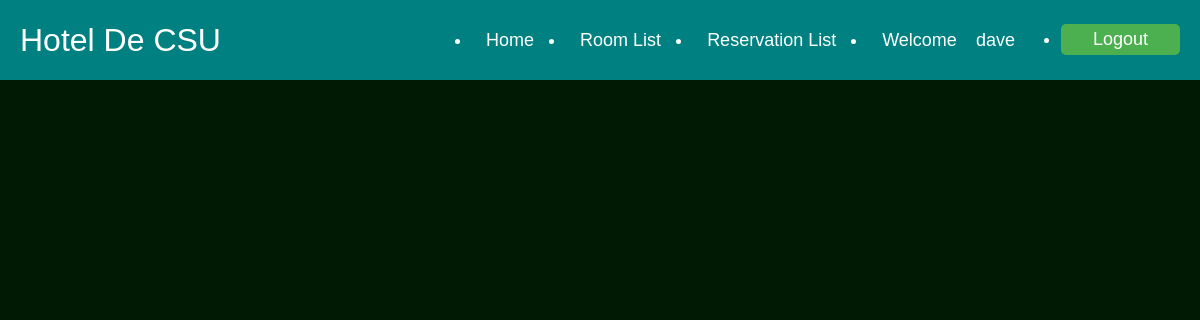
/reservation_list/ (signed in), run on an earlier commit of the app's database.
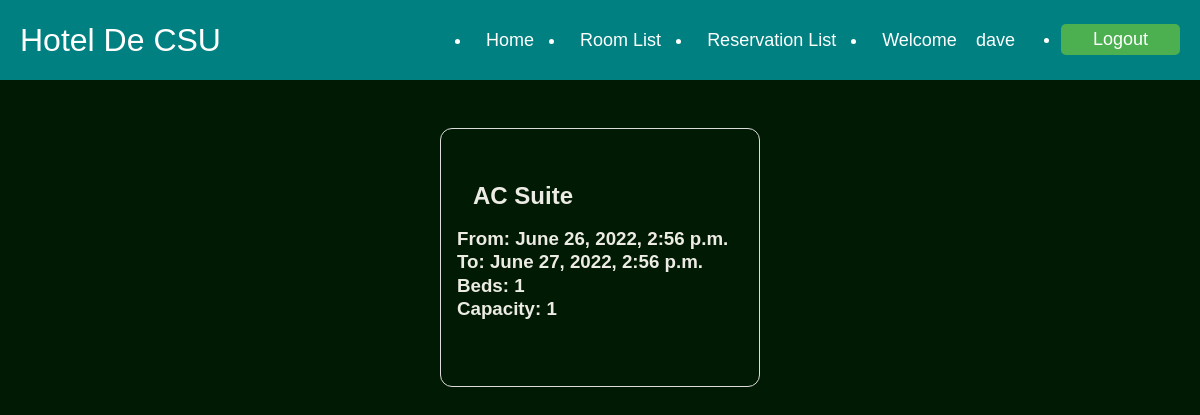
And on a later commit of the database.
### hotel/models.py (models this page shows, shortened)
class Reservation(models.Model):
    user = models.ForeignKey(settings.AUTH_USER_MODEL, on_delete=models.CASCADE)
    room = models.ForeignKey(Room, on_delete=models.CASCADE)
    check_in = models.DateTimeField()
    check_out = models.DateTimeField()
    def get_room_category(self):
        room_categories = dict(self.room.ROOM_CATEGORIES)
        room_category = room_categories.get(self.room.category)
        return room_category
    def get_cancel_reservation_url(self):
        return reverse_lazy('hotelViews:CancelReservationView', args=[self.pk, ])

class Room(models.Model):
    ROOM_CATEGORIES=(
        ('YAC', 'AC'),
        ('NAC', 'NON-AC'),
        ('DEL', 'DELUXE'),
        ('KIN', 'KING'),
        ('QUE', 'QUEEN'),
    )
    number = models.IntegerField()
    category = models.CharField(max_length=3, choices=ROOM_CATEGORIES)
    beds = models.IntegerField()
    capacity = models.IntegerField()

### hotelViews/views.py (the view)
# urls.py: path('reservation_list/', ReservationList.as_view(), name='ReservationList'),
class ReservationList(ListView):
    model = Reservation
    def get_queryset(self, *args, **kwargs):
        if self.request.user.is_staff:
            reservation_list = Reservation.objects.all()
            return reservation_list
        else:
            reservation_list = Reservation.objects.filter(user=self.request.user)
            return reservation_list

### hotelViews/templates/hotel/reservation_list.html (shortened to what this page needs)
{% load static %}
<!DOCTYPE html>
<html lang="en">
<head>
    <link rel="stylesheet" href="{% static 'hotel/css/reservation_list_view.css' %}">
    <nav class="navbar">
      <div class="logo">Hotel De CSU</div>
        <div class="nav-links" id="navLinks">
            <ul>
            <div class="menu">
            <li class="abc">
              <a href="{% url 'home' %}">Home</a>
            </li>
              <li class="abc"><a href="{% url 'hotelViews:RoomListView' %}">Room List</a></li>
              {% if user.is_authenticated %}
                <li class="abc">
                  <a href="{% url 'hotelViews:ReservationList' %}">Reservation List</a>
                </li>
                <li class="abcd">
                 Welcome
                <a href="{% url 'users_profile' %}" class="abc"> {{user}}</a>
            </li>
                <li class="ab">
                  <a href="{% url 'logout' %}"><button class="btn btn">Logout</button></a>
                </li>
              {% else %}
                <li class="abc">
                  <a href="{% url 'register_user' %}">Register</a></li>
                <li class="ab">
                  <a href="{% url 'login' %}"><button class="btn btn">Login</button></a>
                </li>
              {% endif %}
            </div>
          </ul>
        </div>
      </nav>
</head>
<body>
    <div class="content">
        <div class="bookings">
            {% for reservation in reservation_list %}
            <div class="booking">
                <div class="category">
                    <h2>{{reservation.get_room_category}} Suite</h2>
                </div>
                <div class="from">
                    <h3>From: {{reservation.check_in}}</h3>
                </div>
                <div class="to">
                    <h3>To: {{reservation.check_out}}</h3>
                </div>
                <div class="beds">
                    <h3>Beds: {{reservation.room.beds}}</h3>
                </div>
                <div class="capacity">
                    <h3>Capacity: {{reservation.room.capacity}}</h3>
                </div>
                <div class="cancel"><a href="{{reservation.get_cancel_reservation_url}}" class="invisible"></a></div>
            </div>
            {% endfor %}
        </div>
</body>
</html>

What changed in the data, as far as the page shows it:
added Reservation: get_room_category "AC", check_in "June 26, 2022, 2:56 p.m.", check_out "June 27, 2022, 2:56 p.m.", room.beds "1", room.capacity "1"
